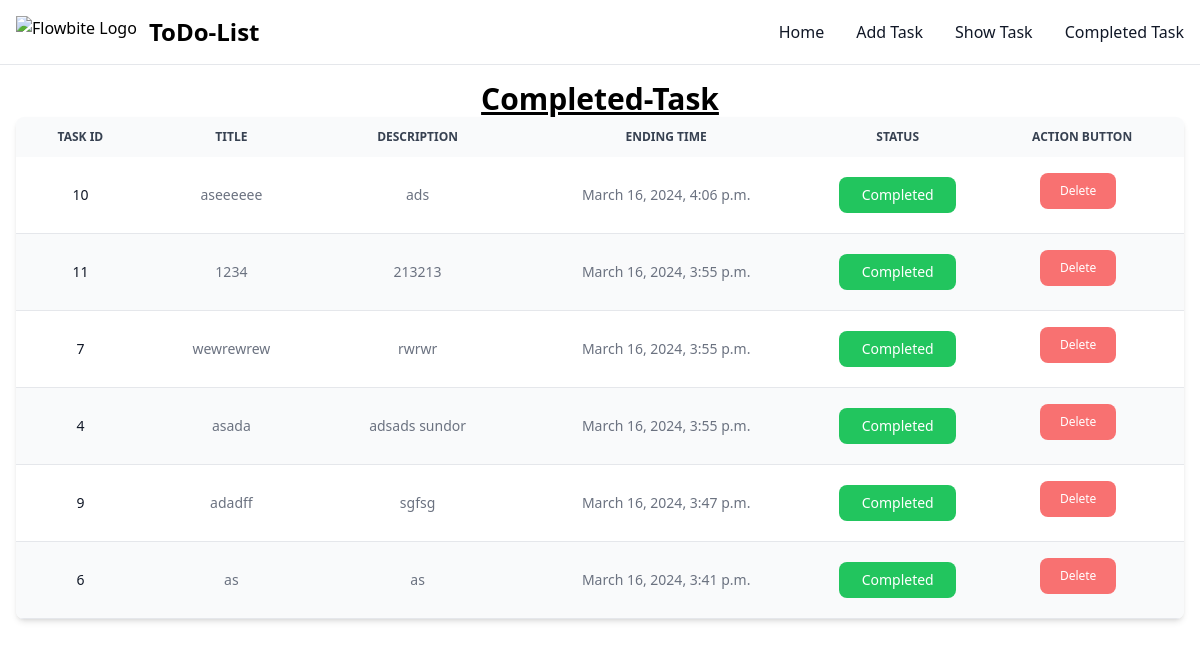
The app's page /completed-task/ with its own data.
### first_app/models.py (models this page shows)
class ToDoListModel(models.Model):
    title = models.CharField(max_length=100)
    description = models.TextField()
    start_date = models.DateField()
    finish_time = models.DateTimeField(null=True, blank=True)
    status = models.BooleanField(default=False)

### first_app/views.py (the view)
# urls.py: path('completed-task/', views.completed_task, name='completedtask_page'),
def completed_task(req):
    tasks = ToDoListModel.objects.all().order_by('-finish_time')
    return render(req, 'completed_task.html', {'datas':tasks})

### first_app/templates/completed_task.html (shortened to what this page needs)
{% extends "base.html" %}
{% block bodyContent %}
<h1 class="text-center text-3xl font-semibold underline">Completed-Task</h1>
<div class="relative overflow-x-auto shadow-md sm:rounded-lg">
    {% if datas %}
    <table class="w-full text-sm text-left rtl:text-right text-gray-500 dark:text-gray-400">
        <thead class="text-xs text-gray-700 uppercase bg-gray-50 dark:bg-gray-700 dark:text-gray-400">
            <tr>
                <th class="px-6 py-3 text-center"> Task ID </th>
                <th class="px-6 py-3 text-center"> Title </th>
                <th class="px-6 py-3 text-center"> Description </th>
                <th class="px-6 py-3 text-center"> Ending Time </th>
                <th class="px-6 py-3 text-center"> Status </th>
                <th class="px-6 py-3 text-center"> Action Button </th>
            </tr>
        </thead>
        <tbody>
            {% for data in datas %}
            {% if data.status %}
            <tr class="odd:bg-white odd:dark:bg-gray-900 even:bg-gray-50 even:dark:bg-gray-800 border-b dark:border-gray-700">
                <th scope="row" class="px-6 py-4 font-medium text-gray-900 whitespace-nowrap dark:text-white text-center">
                    {{ data.id }}
                </th>
                <td class="px-6 py-4 text-center">
                    {{ data.title }}
                </td>
                <td class="px-6 py-4 text-center">
                    {{ data.description }}
                </td>
                <td class="px-6 py-4 text-center">
                    {{ data.finish_time }}
                </td>
                <td class="px-6 py-4 text-center">
                    <p class="py-2 text-white bg-green-500 font-medium rounded-lg">
                        Completed
                    </p>
                </td>
                <td class="px-6 py-4 text-center">
                    <div class="text-center">
                        <button onclick="confirmDelete('{{data.id}}', '{% url 'deletetask_page' pk=data.id %}')" type="button" class="focus:outline-none text-xs text-white bg-red-400 hover:bg-red-500 focus:ring-4 focus:ring-red-300 font-medium rounded-lg text-sm px-5 py-2.5 me-2 mb-2 dark:focus:ring-red-900">Delete</button>
                    </div>
                </td>
            </tr>
            {% endif %}
            {% endfor %}
        </tbody>
    </table>
    {% else %}
    <p class="px-6 py-4 text-center text-2xl">No Completed task available...</p>
    {% endif %}
</div>
{% endblock %}

### records on screen
ToDoListModel: id "10", title "aseeeeee", description "ads", finish_time "March 16, 2024, 4:06 p.m."
ToDoListModel: id "11", title "1234", description "213213", finish_time "March 16, 2024, 3:55 p.m."
ToDoListModel: id "7", title "wewrewrew", description "rwrwr", finish_time "March 16, 2024, 3:55 p.m."
ToDoListModel: id "4", title "asada", description "adsads sundor", finish_time "March 16, 2024, 3:55 p.m."
ToDoListModel: id "9", title "adadff", description "sgfsg", finish_time "March 16, 2024, 3:47 p.m."
ToDoListModel: id "6", title "as", description "as", finish_time "March 16, 2024, 3:41 p.m."
